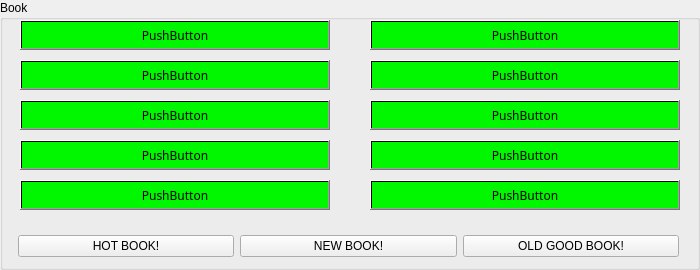
     <widget class="QGroupBox" name="groupBox_8">
      <property name="geometry">
       <rect>
        <x>90</x>
        <y>90</y>
        <width>700</width>
        <height>270</height>
       </rect>
      </property>
      <property name="title">
       <string>Book</string>
      </property>
      <widget class="QPushButton" name="BookShow_11">
       <property name="geometry">
        <rect>
         <x>20</x>
         <y>20</y>
         <width>310</width>
         <height>30</height>
        </rect>
       </property>
       <property name="font">
        <font>
         <family>Lucida Calligraphy</family>
        </font>
       </property>
       <property name="styleSheet">
        <string notr="true">background-color: qradialgradient(spread:pad, cx:0.5, cy:0.5, radius:0.5, fx:0.5, fy:0.5, stop:0.039548 rgba(0, 247, 0, 255));</string>
       </property>
       <property name="text">
        <string>PushButton</string>
       </property>
      </widget>
      <widget class="QPushButton" name="BookShow_12">
       <property name="geometry">
        <rect>
         <x>20</x>
         <y>60</y>
         <width>310</width>
         <height>30</height>
        </rect>
       </property>
       <property name="font">
        <font>
         <family>Lucida Calligraphy</family>
        </font>
       </property>
       <property name="styleSheet">
        <string notr="true">background-color: qradialgradient(spread:pad, cx:0.5, cy:0.5, radius:0.5, fx:0.5, fy:0.5, stop:0.039548 rgba(0, 247, 0, 255));</string>
       </property>
       <property name="text">
        <string>PushButton</string>
       </property>
      </widget>
      <widget class="QPushButton" name="BookShow_13">
       <property name="geometry">
        <rect>
         <x>20</x>
         <y>100</y>
         <width>310</width>
         <height>30</height>
        </rect>
       </property>
       <property name="font">
        <font>
         <family>Lucida Calligraphy</family>
        </font>
       </property>
       <property name="styleSheet">
        <string notr="true">background-color: qradialgradient(spread:pad, cx:0.5, cy:0.5, radius:0.5, fx:0.5, fy:0.5, stop:0.039548 rgba(0, 247, 0, 255));</string>
       </property>
       <property name="text">
        <string>PushButton</string>
       </property>
      </widget>
      <widget class="QPushButton" name="BookShow_14">
       <property name="geometry">
        <rect>
         <x>20</x>
         <y>140</y>
         <width>310</width>
         <height>30</height>
        </rect>
       </property>
       <property name="font">
        <font>
         <family>Lucida Calligraphy</family>
        </font>
       </property>
       <property name="styleSheet">
        <string notr="true">background-color: qradialgradient(spread:pad, cx:0.5, cy:0.5, radius:0.5, fx:0.5, fy:0.5, stop:0.039548 rgba(0, 247, 0, 255));</string>
       </property>
       <property name="text">
        <string>PushButton</string>
       </property>
      </widget>
      <widget class="QPushButton" name="BookShow_15">
       <property name="geometry">
        <rect>
         <x>20</x>
         <y>180</y>
         <width>310</width>
         <height>30</height>
        </rect>
       </property>
       <property name="font">
        <font>
         <family>Lucida Calligraphy</family>
        </font>
       </property>
       <property name="styleSheet">
        <string notr="true">background-color: qradialgradient(spread:pad, cx:0.5, cy:0.5, radius:0.5, fx:0.5, fy:0.5, stop:0.039548 rgba(0, 247, 0, 255));</string>
       </property>
       <property name="text">
        <string>PushButton</string>
       </property>
      </widget>
      <widget class="QPushButton" name="BookShow_16">
       <property name="geometry">
        <rect>
         <x>370</x>
         <y>20</y>
         <width>310</width>
         <height>30</height>
        </rect>
       </property>
       <property name="font">
        <font>
         <family>Lucida Calligraphy</family>
        </font>
       </property>
       <property name="styleSheet">
        <string notr="true">background-color: qradialgradient(spread:pad, cx:0.5, cy:0.5, radius:0.5, fx:0.5, fy:0.5, stop:0.039548 rgba(0, 247, 0, 255));</string>
       </property>
       <property name="text">
        <string>PushButton</string>
       </property>
      </widget>
      <widget class="QPushButton" name="BookShow_17">
       <property name="geometry">
        <rect>
         <x>370</x>
         <y>60</y>
         <width>310</width>
         <height>30</height>
        </rect>
       </property>
       <property name="font">
        <font>
         <family>Lucida Calligraphy</family>
        </font>
       </property>
       <property name="styleSheet">
        <string notr="true">background-color: qradialgradient(spread:pad, cx:0.5, cy:0.5, radius:0.5, fx:0.5, fy:0.5, stop:0.039548 rgba(0, 247, 0, 255));</string>
       </property>
       <property name="text">
        <string>PushButton</string>
       </property>
      </widget>
      <widget class="QPushButton" name="BookShow_18">
       <property name="geometry">
        <rect>
         <x>370</x>
         <y>100</y>
         <width>310</width>
         <height>30</height>
        </rect>
       </property>
       <property name="font">
        <font>
         <family>Lucida Calligraphy</family>
        </font>
       </property>
       <property name="styleSheet">
        <string notr="true">background-color: qradialgradient(spread:pad, cx:0.5, cy:0.5, radius:0.5, fx:0.5, fy:0.5, stop:0.039548 rgba(0, 247, 0, 255));</string>
       </property>
       <property name="text">
        <string>PushButton</string>
       </property>
      </widget>
      <widget class="QPushButton" name="BookShow_19">
       <property name="geometry">
        <rect>
         <x>370</x>
         <y>140</y>
         <width>310</width>
         <height>30</height>
        </rect>
       </property>
       <property name="font">
        <font>
         <family>Lucida Calligraphy</family>
        </font>
       </property>
       <property name="styleSheet">
        <string notr="true">background-color: qradialgradient(spread:pad, cx:0.5, cy:0.5, radius:0.5, fx:0.5, fy:0.5, stop:0.039548 rgba(0, 247, 0, 255));</string>
       </property>
       <property name="text">
        <string>PushButton</string>
       </property>
      </widget>
      <widget class="QPushButton" name="BookShow_20">
       <property name="geometry">
        <rect>
         <x>370</x>
         <y>180</y>
         <width>310</width>
         <height>30</height>
        </rect>
       </property>
       <property name="font">
        <font>
         <family>Lucida Calligraphy</family>
        </font>
       </property>
       <property name="styleSheet">
        <string notr="true">background-color: qradialgradient(spread:pad, cx:0.5, cy:0.5, radius:0.5, fx:0.5, fy:0.5, stop:0.039548 rgba(0, 247, 0, 255));</string>
       </property>
       <property name="text">
        <string>PushButton</string>
       </property>
      </widget>
      <widget class="QWidget" name="layoutWidget_5">
       <property name="geometry">
        <rect>
         <x>18</x>
         <y>230</y>
         <width>661</width>
         <height>32</height>
        </rect>
       </property>
       <layout class="QHBoxLayout" name="horizontalLayout_14">
        <item>
         <widget class="QPushButton" name="pushButton_12">
          <property name="styleSheet">
           <string notr="true">border-color: rgb(0, 170, 0);
border-top-color: rgb(0, 255, 0);
border-widge: 2px;</string>
          </property>
          <property name="text">
           <string>HOT BOOK!</string>
          </property>
         </widget>
        </item>
        <item>
         <widget class="QPushButton" name="pushButton_13">
          <property name="text">
           <string>NEW BOOK!</string>
          </property>
         </widget>
        </item>
        <item>
         <widget class="QPushButton" name="pushButton_14">
          <property name="text">
           <string>OLD GOOD BOOK!</string>
          </property>
         </widget>
        </item>
       </layout>
      </widget>
     </widget>
